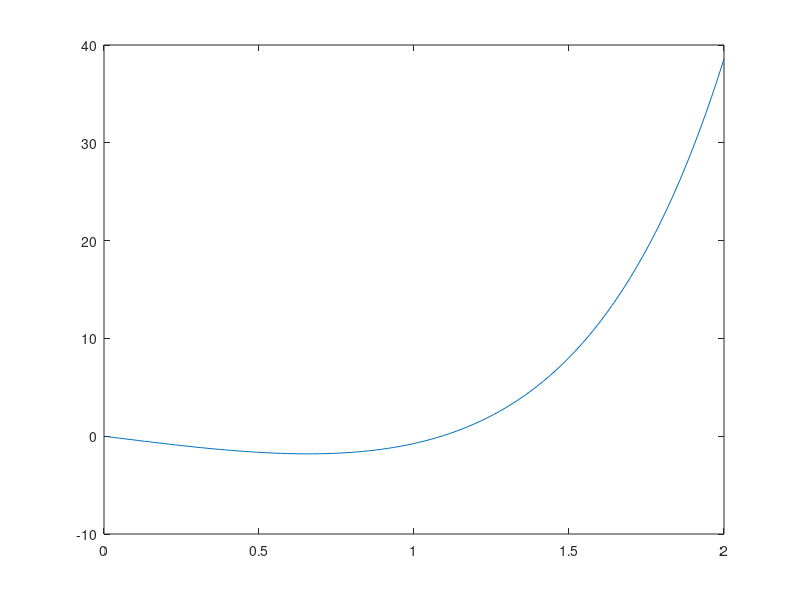

MATLAB code to generate this figure:
% Prob 5.3g
% Evan Gravelle, Spring 2016
clear; clc; close all

x = linspace(.01,2,100);
y = exp(2*x) - exp(-2*x) - 8*x;

plot(x,y)
